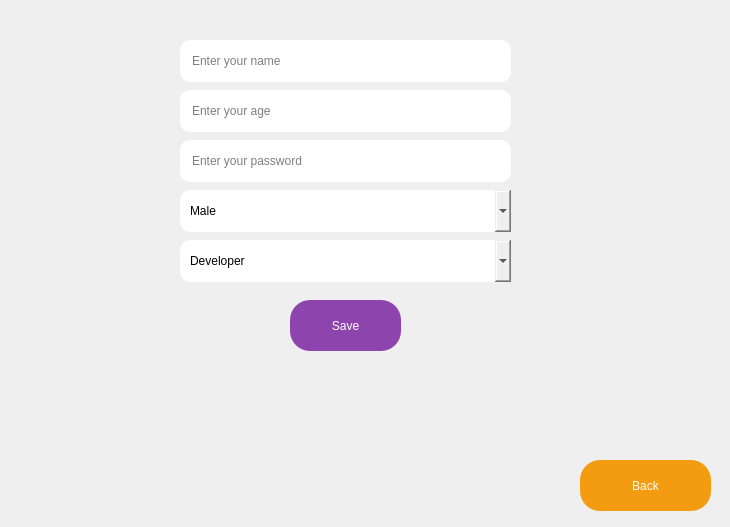
<?xml version="1.0" encoding="UTF-8"?>
<ui version="4.0">
 <class>RegistrationWindow</class>
 <widget class="QWidget" name="RegistrationWindow">
  <property name="geometry">
   <rect>
    <x>0</x>
    <y>0</y>
    <width>730</width>
    <height>527</height>
   </rect>
  </property>
  <property name="windowTitle">
   <string>RegistrationWindow</string>
  </property>
  <widget class="QLineEdit" name="nameLineEdit">
   <property name="geometry">
    <rect>
     <x>180</x>
     <y>40</y>
     <width>331</width>
     <height>42</height>
    </rect>
   </property>
   <property name="styleSheet">
    <string notr="true">
                    QLineEdit {
                    border-radius: 10px;
                    padding: 10px;
                    }
                </string>
   </property>
   <property name="placeholderText">
    <string>Enter your name</string>
   </property>
  </widget>
  <widget class="QLineEdit" name="ageLineEdit">
   <property name="geometry">
    <rect>
     <x>180</x>
     <y>90</y>
     <width>331</width>
     <height>42</height>
    </rect>
   </property>
   <property name="styleSheet">
    <string notr="true">
                    QLineEdit {
                    border-radius: 10px;
                    padding: 10px;
                    }
                </string>
   </property>
   <property name="inputMask">
    <string/>
   </property>
   <property name="placeholderText">
    <string>Enter your age</string>
   </property>
  </widget>
  <widget class="QLineEdit" name="passwordLineEdit">
   <property name="geometry">
    <rect>
     <x>180</x>
     <y>140</y>
     <width>331</width>
     <height>42</height>
    </rect>
   </property>
   <property name="styleSheet">
    <string notr="true">
                    QLineEdit {
                    border-radius: 10px;
                    padding: 10px;
                    }
                </string>
   </property>
   <property name="echoMode">
    <enum>QLineEdit::EchoMode::Password</enum>
   </property>
   <property name="placeholderText">
    <string>Enter your password</string>
   </property>
  </widget>
  <widget class="QComboBox" name="genderComboBox">
   <property name="geometry">
    <rect>
     <x>180</x>
     <y>190</y>
     <width>331</width>
     <height>42</height>
    </rect>
   </property>
   <property name="styleSheet">
    <string notr="true">
                    QComboBox {
                    border-radius: 10px;
                    padding: 10px;
                    }
                </string>
   </property>
   <item>
    <property name="text">
     <string>Male</string>
    </property>
   </item>
   <item>
    <property name="text">
     <string>Female</string>
    </property>
   </item>
  </widget>
  <widget class="QComboBox" name="roleComboBox">
   <property name="geometry">
    <rect>
     <x>180</x>
     <y>240</y>
     <width>331</width>
     <height>42</height>
    </rect>
   </property>
   <property name="styleSheet">
    <string notr="true">
                    QComboBox {
                    border-radius: 10px;
                    padding: 10px;
                    }
                </string>
   </property>
   <item>
    <property name="text">
     <string>Developer</string>
    </property>
   </item>
   <item>
    <property name="text">
     <string>Gamer</string>
    </property>
   </item>
   <item>
    <property name="text">
     <string>Administrator</string>
    </property>
   </item>
  </widget>
  <widget class="QPushButton" name="saveButton">
   <property name="geometry">
    <rect>
     <x>290</x>
     <y>300</y>
     <width>111</width>
     <height>51</height>
    </rect>
   </property>
   <property name="styleSheet">
    <string notr="true"> QPushButton {
                    background-color: #8E44AD;
                    color: white;
                    border-radius: 20px;
                    padding: 10px;
                    }
                    QPushButton:hover {
                    background-color: #E67E22;
                    }</string>
   </property>
   <property name="text">
    <string>Save</string>
   </property>
  </widget>
  <widget class="QPushButton" name="backButton">
   <property name="geometry">
    <rect>
     <x>580</x>
     <y>460</y>
     <width>131</width>
     <height>51</height>
    </rect>
   </property>
   <property name="styleSheet">
    <string>
                    QPushButton {
                    background-color: #F39C12;
                    color: white;
                    border-radius: 20px;
                    padding: 10px;
                    }
                    QPushButton:hover {
                    background-color: #E67E22;
                    }
                </string>
   </property>
   <property name="text">
    <string>Back</string>
   </property>
  </widget>
 </widget>
 <resources/>
 <connections/>
</ui>
